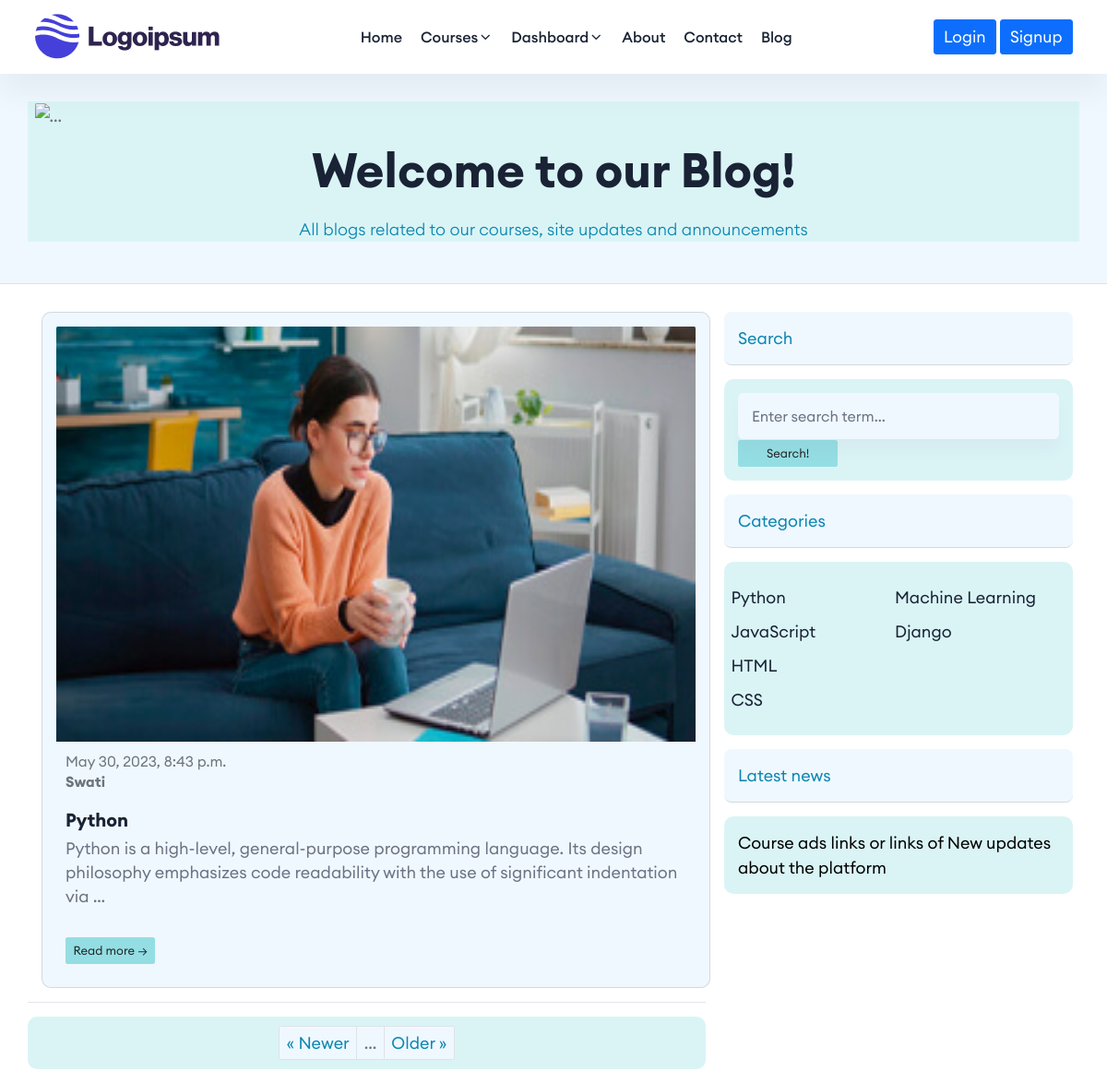
/blog/?category=1, run on an earlier commit of the app's database.
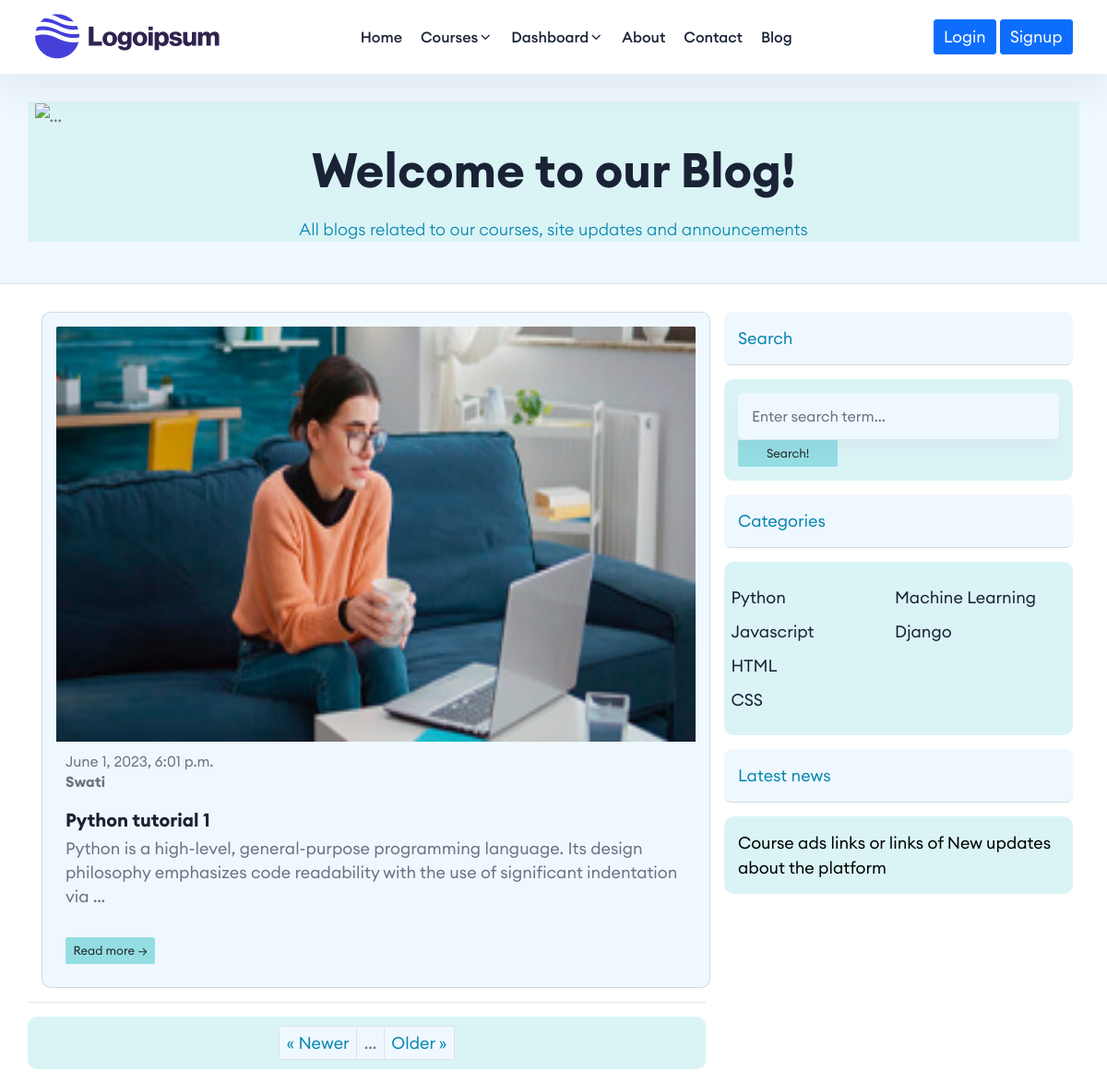
And on a later commit of the database.
### blog/models.py (models this page shows, shortened)
class Blog(models.Model):
    blog_title = models.CharField(default="Title", max_length=100)
    blog_text = models.TextField(default="My Blog", max_length=10000)
    blog_image = models.ImageField(upload_to="blog/")
    blog_date_time = models.DateTimeField(default=datetime.now)
    writer_name = models.ForeignKey(Writer, on_delete=models.CASCADE, related_name = 'writer')
    blog_category = models.OneToOneField(Category, on_delete=models.CASCADE, default=1, related_name = "category") #default=Category.get_default_pk, related_name = "category")
    def get_blogs_by_category_id(category_id):
        return Blog.objects.filter(blog_category_id=category_id)

class Category(models.Model):
    topic = models.CharField(max_length=100, default="python")

class Writer(models.Model):
    writer_name = models.CharField(max_length=100, unique=True)

### blog/views.py (the view)
# urls.py: path('', views.bloghome, name='blog'),
def bloghome(request):
    if request.method == 'GET':
        blogs = Blog.objects.all()
        categories = Category.objects.all()
        category_id = request.GET.get('category')
        if category_id:
            blogs = Blog.get_blogs_by_category_id(category_id=category_id).order_by('blog_date_time')
        else:
            blogs = Blog.objects.all().order_by('blog_date_time')
        paginator = Paginator(blogs, per_page=2)  # Show 1 contact per page.
        page_number = request.GET.get("page", 1)
        page_obj = paginator.get_page(page_number)
    return render(request, 'Blogs/blog.html', {'page_obj':page_obj, 'categories':categories})

### templates/Blogs/blog.html (shortened to what the changed rows need)
{% extends 'base.html' %}
{% load static %}
{% block content %}
<header class="py-5 border-bottom mb-4" style="max-height: 420px; background-color:aliceblue; border-style: hidden;">
    <div class="container" style="max-height: 300px; background-color: rgb(218, 244, 246);">
        <div class="text-center my-4">
            <h1 class="fw-bolder">Welcome to our Blog!</h1>
        </div>
    </div>
</header>
<div class="container">
    <div class="row">
        <div class="col-lg-8">
            {% for blog in page_obj reversed %}
            <div class="card m-4 p-4" style="background-color:aliceblue; border-radius: 1.0rem;">
                <a href="/blog/{{blog.id}}"><img class="card-img-top" src="{{blog.blog_image.url}}"
                        style="width: 100%; height: 450px;" alt="..." /></a>
                <div class="card-body">
                    <div class="small text-muted">{{blog.blog_date_time}}</div>
                    <h2 class="small text-muted">{{blog.writer_name.writer_name}}</h2>
                    <h5 class="card-title">{{blog.blog_title}}</h5>
                    <p class="card-text">{{blog.blog_text|truncatewords:20}}</p>
                    <a class="btn" href="/blog/{{blog.id}}" style="background-color: rgb(148, 222, 227); font-size: small; border-radius: 0.8;">Read more →</a>
                </div>
            </div>
            {% empty %}
            <p>No blogs added.</p>
            {% endfor %}
        </div>
        <div class="col-lg-4">
            <div class="card mb-4" style="border-style: hidden;">
                <div class="card-body p-4" style="background-color: rgb(218, 244, 246); border-radius: 1.0rem;">
                    <div class="row">
                        <div class="col-sm-6">
                            <ul class="list-unstyled mb-0">
                                {% for category in categories %}
                                {% if category.id < 5 %}
                                <li><a href="?category={{category.id}}">{{category.topic}}</a></li>
                                {% endif %}
                                {% endfor %}
                            </ul>
                        </div>
                    </div>
                </div>
            </div>
        </div>
    </div>
</div>
{% endblock content %}

What changed in the data, as far as the page shows it:
changed Blog "Swati": blog_date_time "May 30, 2023, 8:43 p.m." → "June 1, 2023, 6:01 p.m."; blog_title "Python" → "Python tutorial 1"
changed Category: topic "JavaScript" → "Javascript"
